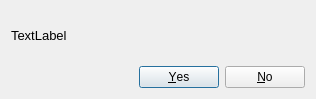
<?xml version="1.0" encoding="UTF-8"?>
<ui version="4.0">
 <class>Dialog</class>
 <widget class="QDialog" name="Dialog">
  <property name="geometry">
   <rect>
    <x>0</x>
    <y>0</y>
    <width>316</width>
    <height>99</height>
   </rect>
  </property>
  <property name="windowTitle">
   <string>Are You Sure?</string>
  </property>
  <layout class="QGridLayout" name="gridLayout">
   <item row="0" column="0">
    <widget class="QLabel" name="msgLabel">
     <property name="font">
      <font>
       <pointsize>10</pointsize>
      </font>
     </property>
     <property name="text">
      <string>TextLabel</string>
     </property>
    </widget>
   </item>
   <item row="1" column="0">
    <widget class="QDialogButtonBox" name="buttonBox">
     <property name="orientation">
      <enum>Qt::Horizontal</enum>
     </property>
     <property name="standardButtons">
      <set>QDialogButtonBox::No|QDialogButtonBox::Yes</set>
     </property>
    </widget>
   </item>
  </layout>
 </widget>
 <resources/>
 <connections>
  <connection>
   <sender>buttonBox</sender>
   <signal>accepted()</signal>
   <receiver>Dialog</receiver>
   <slot>accept()</slot>
   <hints>
    <hint type="sourcelabel">
     <x>248</x>
     <y>254</y>
    </hint>
    <hint type="destinationlabel">
     <x>157</x>
     <y>274</y>
    </hint>
   </hints>
  </connection>
  <connection>
   <sender>buttonBox</sender>
   <signal>rejected()</signal>
   <receiver>Dialog</receiver>
   <slot>reject()</slot>
   <hints>
    <hint type="sourcelabel">
     <x>316</x>
     <y>260</y>
    </hint>
    <hint type="destinationlabel">
     <x>286</x>
     <y>274</y>
    </hint>
   </hints>
  </connection>
 </connections>
</ui>
